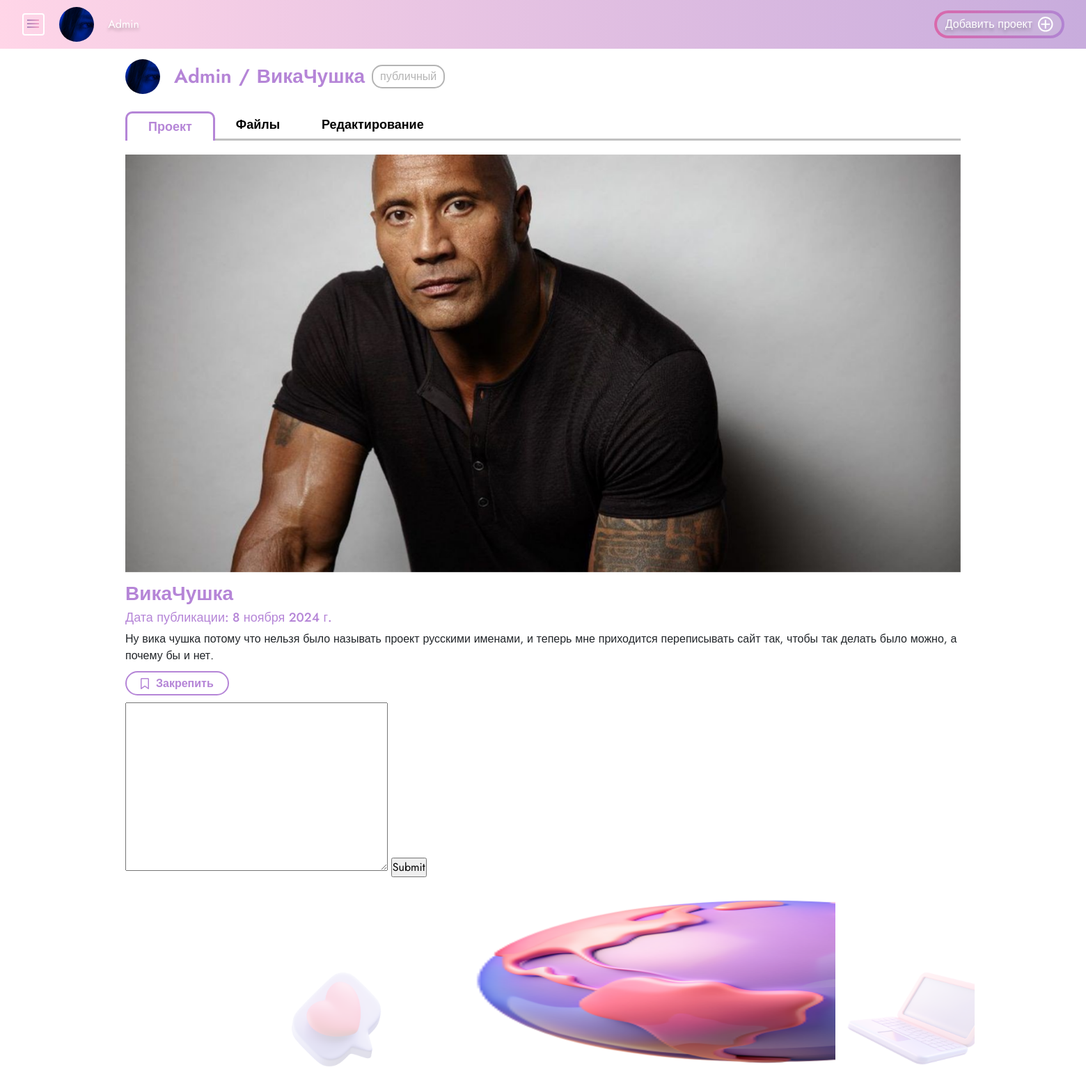
Before: /Admin/ВикаЧушка/ (signed in) with the older database file.
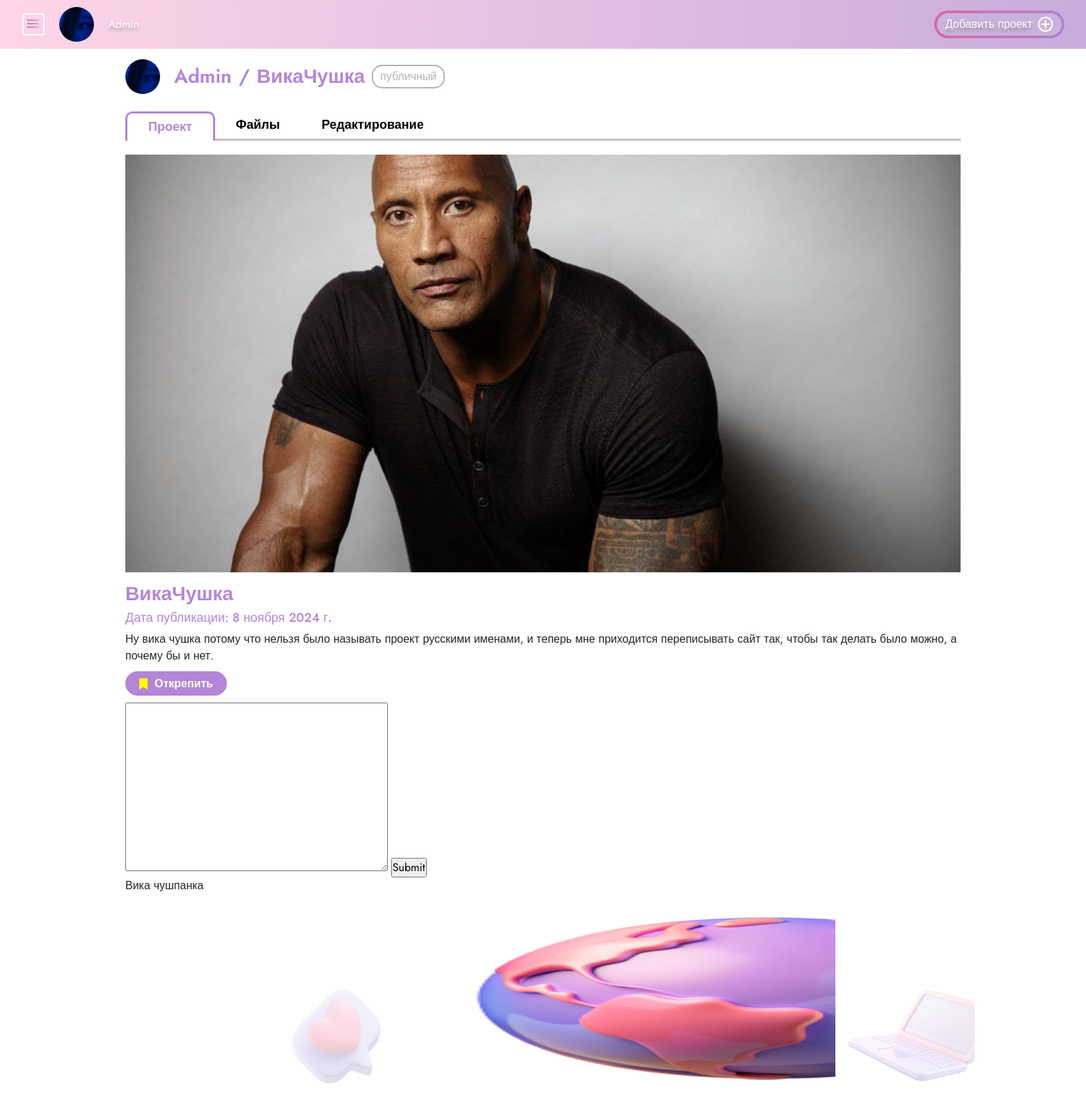
After: the same page with the newer database file.
### mysite/models.py (models this page shows, shortened)
class Profile(models.Model):
    user = models.OneToOneField(User, on_delete=models.CASCADE, related_name="profile", default=None, null=True)
    name = models.CharField("Имя", max_length=100, default="User", null=True, blank=True)
    telegram = models.CharField("Телеграм", max_length=50, blank=True, null=True, default="")
    register_date = models.DateField(default=localdate)
    photo = models.ImageField("Фото профиля", null=True, blank=True, upload_to="usersphotos/",
                              default='usersphotos/default.png')
    age = models.IntegerField("Возраст", default=18)
    organization = models.CharField("Организация", max_length=100,
                                     default="Самозанятый")
    followers = models.ManyToManyField(User, related_name='following')
    liked_projects = models.ManyToManyField(Project, related_name="likedprojects")
    class Meta:
        verbose_name = 'профиль'
        verbose_name_plural = 'Профили'

class Project(models.Model):
    autor = models.ForeignKey(User, on_delete=models.PROTECT, related_name="projects")
    name = models.CharField("Название проекта", max_length=100, blank=False)
    is_private = models.BooleanField("Приватный", default=False)
    is_pinned = models.BooleanField("Закрепленный", default=False)
    created_date = models.DateField(default=localdate)
    description = models.TextField("Описание проекта", blank=True)
    comments = models.ManyToManyField(Comment, related_name='projects', blank=True)
    collaborators = models.ManyToManyField(User, related_name='collaborators', blank=True)
    likes = models.ManyToManyField(Like, related_name='projects', blank=True)
    files = models.ManyToManyField(UploadedFile)
    class Meta:
        verbose_name = 'проект'
        verbose_name_plural = 'Проекты'

class UploadedFile(models.Model):
    file = models.ImageField(upload_to='usersprojects/')
    uploaded_at = models.DateTimeField(auto_now_add=True)
    class Meta:
        verbose_name = 'файл'
        verbose_name_plural = 'Файлы'

class Comment(models.Model):
    autor = models.ForeignKey(User, on_delete=models.PROTECT, related_name="comments")
    text = models.TextField("Комментарии")
    data = models.DateField(default=localdate)
    class Meta:
        verbose_name = 'комментарий'
        verbose_name_plural = 'Комментарии'

### mysite/views.py (the view)
# urls.py: path('<str:autor>/<str:projectname>/', views.project, name='project'),
@login_required
def project(request, autor, projectname):
    autor_proj = User.objects.get(username=autor)
    project = Project.objects.get(autor=autor_proj.id, name=projectname)
    if request.method == "POST":
        comment_form = CommentForm(request.POST)
        if comment_form.is_valid():
            comment = comment_form.save(commit=False)
            comment.autor = request.user
            comment.text = comment_form.cleaned_data['text']
            comment.save()
            project.comments.add(comment)
            return redirect(f'/{request.user.username}/{projectname}')
    else:
        comment_form = CommentForm()
    data = {
        'project': project,
        'comment_form': comment_form,
    }
    return render(request, "project/project.html", data)

### mysite/forms.py
class CommentForm(forms.ModelForm):
    class Meta:
        model = Comment
        fields = ('text',)
        widgets = {
            'text': forms.Textarea()
        }

### mysite/templates/project/project.html (shortened to what this page needs)
{% extends 'base.html' %}
{% load static %}
{% block head %}
    <link href="https://cdn.jsdelivr.net/npm/bootstrap@5.3.3/dist/css/bootstrap.min.css" rel="stylesheet">
    <link rel="stylesheet" href="{% static 'css/project/project.css' %}">
{% endblock %}
{% block content %}
    <main>
        <div class="project_info">
            <div class="projname">
                <a href="{% url 'profile' project.autor.username %}">
                    <img src="/media/{{ project.autor.profile.photo }}" alt="">
                </a>
                <h2 class="project_autor">{{ project.autor.username }}</h2>
                <h2>/</h2>
                <h2 class="project_name">{{ project.name }}</h2>
                <p class="status">
                    {% if project.is_private %}
                        приватный
                    {% else %}
                        публичный
                    {% endif %}
                </p>
            </div>
        </div>
        <div class="project_nav">
            <a href="{% url 'project' project.autor.username project.name %}" class="current_nav">Проект</a>
            <a href="">Файлы</a>
            {% if project.autor == request.user %}
                <a href="">Редактирование</a>
            {% endif %}
            <a class="last_nav"></a>
        </div>
        <section class="main_project_slider">
            <div class="carousel slide" data-bs-ride="carousel">
                <div id="slider" class="slider carousel-inner">
                    <div class="carousel-item active" data-bs-interval="2000">
                        <img src="/media/{{ project.files.all.0.file }}" class="d-block">
                    </div>
                </div>
            </div>
            <div class="proj_description">
                <p class="name">{{ project.name }}</p>
                <p class="date">Дата публикации: {{ project.created_date }}</p>
                <p class="desc">{{ project.description }}</p>
            </div>
            <div class="project_buttons">
                {% if project.autor == user %}
                    <a class="{% if not project.is_pinned %} unpin_btn {% endif %}" id="pin">
                        <i class="{% if project.is_pinned %}fa-solid bm_checked{% else %}fa-regular bm{% endif %} fa-bookmark " id="pin_i"></i>
                        <p id="pin_text">
                            {% if project.is_pinned %}
                                Открепить
                            {% else %}
                                Закрепить
                            {% endif %}
                        </p>
                    </a>
                {% endif %}
            </div>
        </section>
        <section class="project_comment_add">
            <form action="" method="POST">
                {{ comment_form.text }}
                <input type="submit">
            </form>
        </section>
        <section class="project_comments">
            {% for com in project.comments.all %}
            <p>{{ com.text }}</p>
            {% endfor %}
        </section>
    </main>
{% endblock %}

### mysite/templates/base.html (shortened to what this page needs)
{% load static %}
<!DOCTYPE html>
<html lang="ru">
  <head>
    {% block head %}{% endblock %}
    <link rel="stylesheet" href="{% static 'css/style.css' %}"/>
  </head>
  <body>
    <section class="main">
      <header>
        <nav>
          <div class="left">
            <a id="but">
            </a>
            <a href="{% url 'profile' user.username %}" class="center-link">
            <img class="header_img" src="/media/{{ user.profile.photo }}">
            </a>
            <p>{{ user.username }}</p>
          </div>
          <div class="right">
            <a href="{% url 'create_project' %}">
              Добавить проект
            </a>
          </div>
        </nav>
      </header>
      {% block content %}{% endblock %}
      <footer>
        <img src="{% static "img/site_img/base/message_love.png" %}" alt=""class="message_love">
        <img src="{% static "img/site_img/base/planet.png" %}" alt="" class="planet">
        <img src="{% static "img/site_img/base/computer.png" %}" class="computer">
      </footer>
    </section>
  </body>
</html>

### mysite/static/css/project/project.css (style rules this page uses)
h2, p, a { margin: 0; padding: 0; }
main { width: 1200px; margin: 0 auto; }

### mysite/static/css/style.css (style rules this page uses)
* { margin: 0; padding: 0; box-sizing: border-box; font-family: "Jost", sans-serif; }
:root { --width: 1800px; }
body { min-height: 100vh; display: flex; flex-direction: column; justify-content: space-between; align-self: center; }
.main { position: absolute; top: 0; left: 0; width: 100%; z-index: 100; opacity: 1; transition: 1s; }
.center-link { margin: 0 20px; }
.header_img { width: 50px; height: 50px; object-fit: cover; border-radius: 50%; }
footer { display: flex; justify-content: center; align-items: end; margin-top: 100px; width: var(--width); margin: 0 auto; }
.message_love, .computer { width: 200px; height: 200px; }
.planet { width: 600px; height: 300px; }

Changed rows visible on the page:
changed Project "ВикаЧушка": is_pinned False → True (drawn)
added Comment: text "Вика чушпанка"
Other visible differences:
text no longer shown: "Закрепить"
text now shown: "Открепить"
